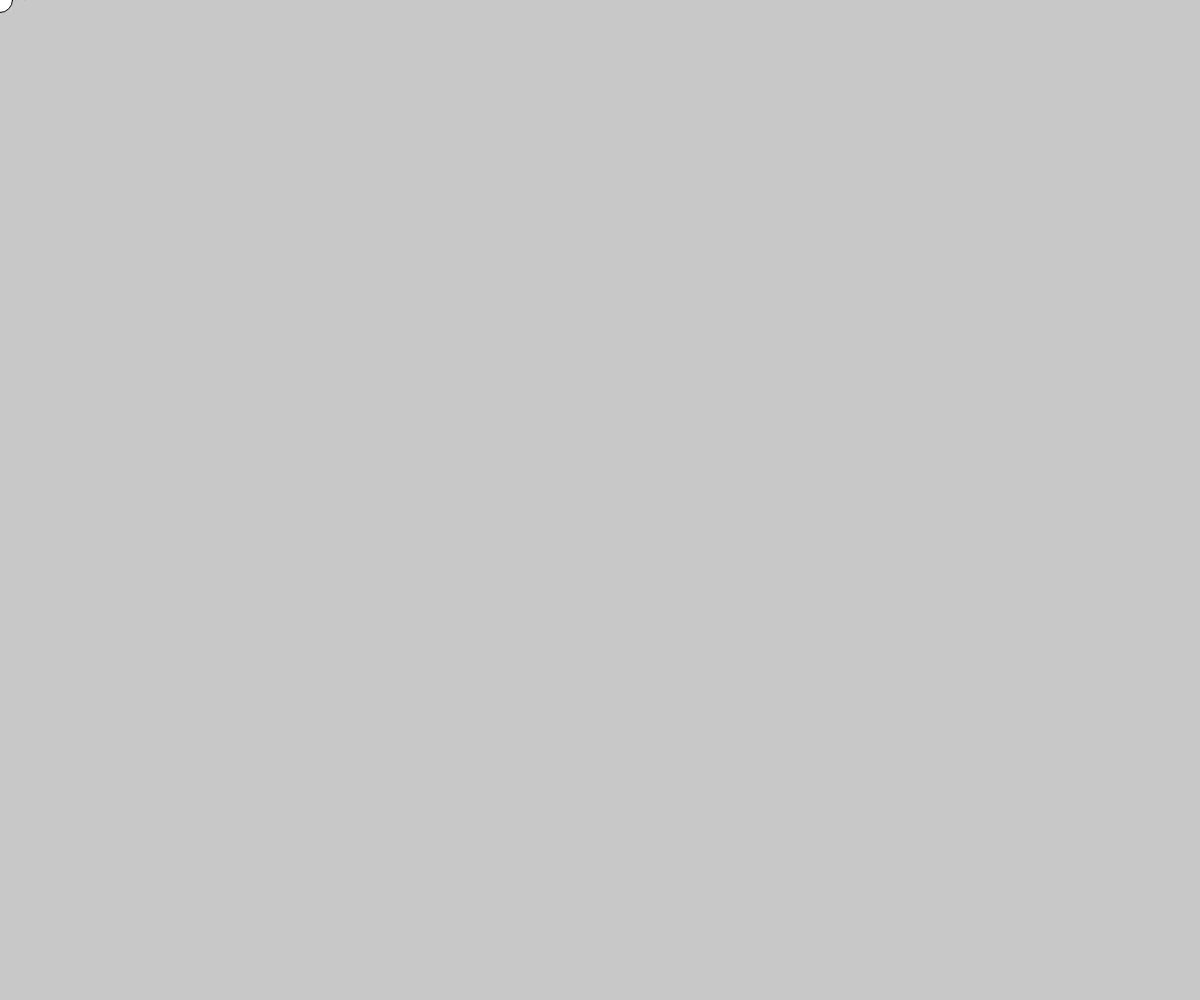
Frame 1 (no input)
Frame 60 (no input): identical to frame 1, image omitted
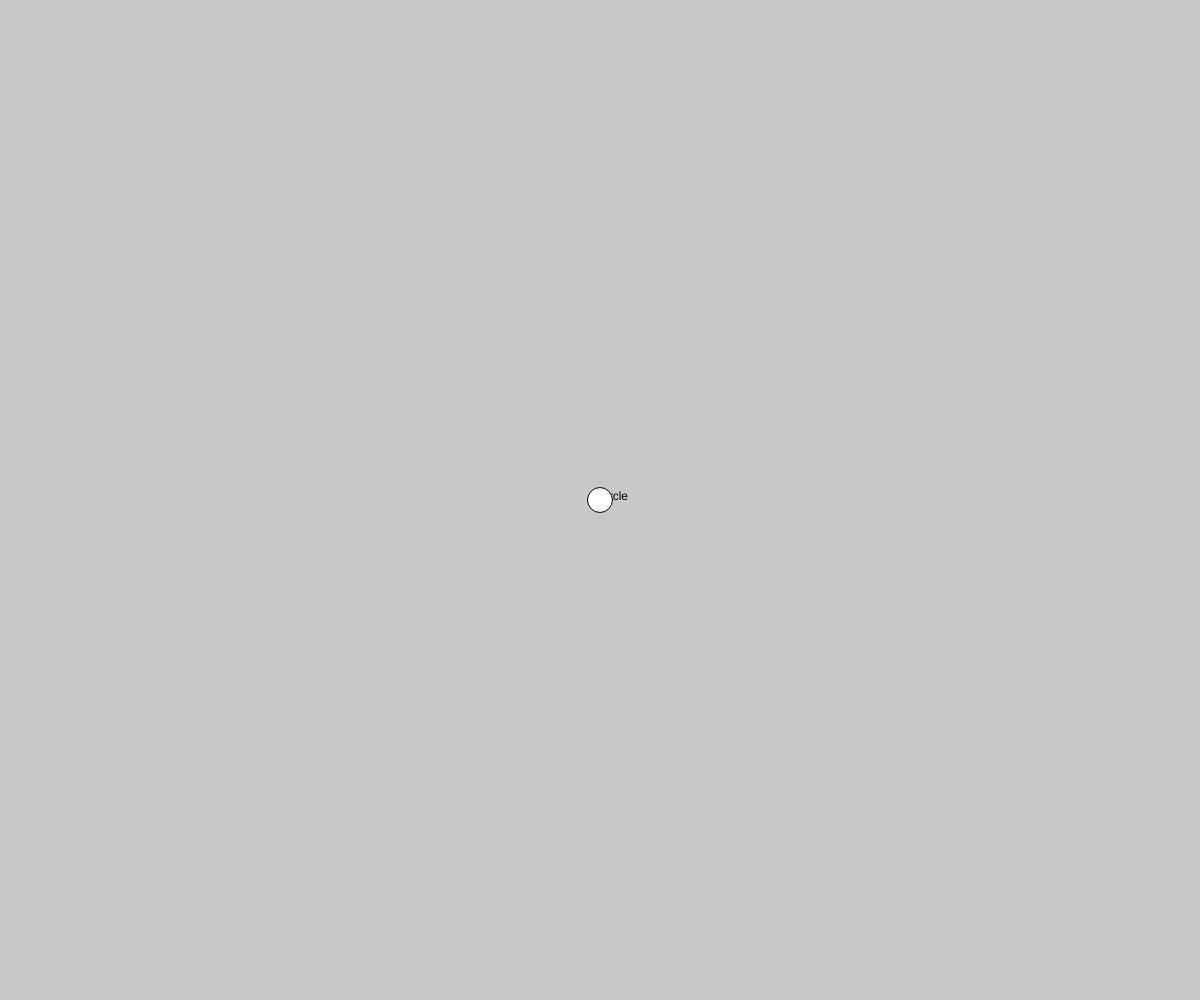
Frame 120 (the mouse pressed at the canvas centre since frame 60)

The p5.js sketch that drew these frames (run headless with seeded random() and noise() and a simulated clock; from frame 60 on, the mouse is pressed at the canvas centre):

// p5.js sketch
// ── sketch.js
// Project Title
// Your Name
// Date
//
// Extra for Experts:
// - describe what you did to take this project "above and beyond"
//in python we write end at the bottom
//
//in p5.js we write "interactive"
//       setup()

function setup() {
  // Create the main canvas once in setup()
  createCanvas(windowWidth, windowHeight); 
}

function displayMouse() {
  // Draw the text at the mouse coordinates
  text("circle", mouseX, mouseY); 
  // Call the function to draw the circle
  drawCircleAtMouse(); 
}

function draw() {
  // Clear the background in each frame
  background(200); 
  // Call the display function
  displayMouse(); 
}

// Renamed function to avoid conflict with the built-in circle()
function drawCircleAtMouse() { 
  // The built-in circle() function draws a circle on the existing canvas.
  // We use mouseX and mouseY so it follows the cursor.
  circle(mouseX, mouseY, 25); 
  // The describe() function is for accessibility and should be used once per sketch.
  // It provides a text description of the canvas's content for screen readers.
  // We can place it in setup or call it once.
}
